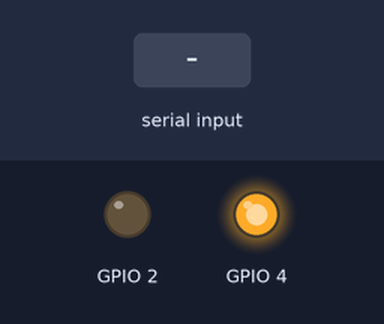
Recording of a sketch running on a simulated ESP32. On the bench: output pins drawn as LEDs (lit = HIGH). The test bench sets the inputs (shaded band). What the sketch prints to the serial monitor is not drawn.

Above: at 1.3 s.
1.4 s: "on\n" received over the second serial link
At 2.6 s:
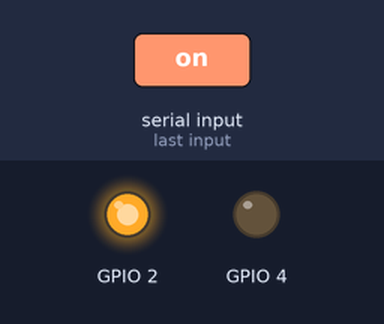
2.9 s: "off\n" received over the second serial link
At 3.7 s:
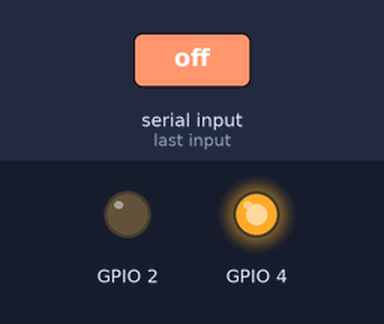
Timing chart, 0 to 5.9 s (numbered marks = the images above; inputs shaded):
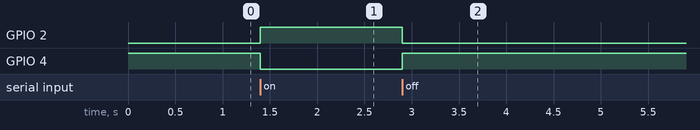

Measured:
- after the input at 1.4 s, GPIO 2: LOW → HIGH at once; GPIO 4: HIGH → LOW at once
- after the input at 2.9 s, GPIO 2: HIGH → LOW at once; GPIO 4: LOW → HIGH at once

The sketch:

esp32_lora_transmit.ino
```cpp
//ban thuong
// void setup() {
//   Serial.begin(9600);
//   pinMode(2,OUTPUT);
//   pinMode(4,OUTPUT);
//   digitalWrite(4,1);
//   Serial2.begin(9600, SERIAL_8N1, 16, 17);
//   Serial.println("ESP32 Receiver ready!");
// }

// void loop() {
//   if (Serial2.available()) {
//     String data = Serial2.readStringUntil('\n');
//     data.trim();
//     Serial.print("Nhận từ ESP32 Master: ");
//     Serial.println(data);
//     if(data == "on") {
//       digitalWrite(2,HIGH);
//       digitalWrite(4,0);
//       Serial2.println("on");
//     }
//     else if(data == "off") {
//       digitalWrite(2,LOW);
//       digitalWrite(4,1);
//       Serial2.println("off");
//     }
//   }
// }

// deepsleep
void sleep() {
  gpio_hold_en((gpio_num_t)4);
  gpio_hold_en((gpio_num_t)2);
  gpio_deep_sleep_hold_en();
  //esp_light_sleep_start();
  esp_deep_sleep_start();
}
#define AuxPin  GPIO_NUM_15
#define cambien  GPIO_NUM_13
void setup() {
    Serial.begin(9600);
    pinMode(2, OUTPUT);
    pinMode(4, OUTPUT);
    pinMode(cambien, INPUT);
    digitalWrite(4,1);
    pinMode(AuxPin, INPUT_PULLUP);
    Serial2.begin(9600, SERIAL_8N1, 16, 17);
    esp_sleep_enable_ext0_wakeup(AuxPin, 0);
    // esp_err_t result = esp_sleep_enable_ext0_wakeup(AuxPin, 0); // 1 = wake up on HIGH signal
    // if (result == ESP_OK) {
    //     Serial.println("EXT0 Wake-Up set successfully as wake-up source.");
    // } else {
    //     Serial.println("Failed to set EXT0 Wake-Up as wake-up source.");
    // }
    delay(100);
    int gtCambien = analogRead(cambien);
    // Serial.print("Cảm biến: ");
    // Serial.print(gtCambien);
    // Serial.print("   ");

    float vol_out = (gtCambien * 3.8) / 4096.0; //3.85 - 3.9 là chuẩn
    // Serial.print("Volt out: ");
    // Serial.print(vol_out);
    // Serial.print("   ");

    float R1 = 47000.0;
    float R2 = 10000.0;
    float vol_in = vol_out / (R2 / (R1 + R2));
    Serial.print("Volt nguồn: ");
    Serial.println(vol_in);
    Serial2.println(vol_in);
}
void loop() {
  gpio_hold_dis(GPIO_NUM_2);
  gpio_hold_dis(GPIO_NUM_4);
  if (Serial2.available()) {
    String data = Serial2.readStringUntil('\n');
    data.trim();
    // Serial.print("Nhận từ ESP32 Master: ");
    // Serial.println(data);
    if(data == "on") {
      digitalWrite(2,HIGH);
      digitalWrite(4,0);
      Serial2.println("on");
    }
    else if(data == "off") {
      digitalWrite(2,LOW);
      digitalWrite(4,1);
      Serial2.println("off");
    }
    else if(data == "ngu") {
      sleep();
    }
  }
}

// bản lightsleep
// #define AuxPin  GPIO_NUM_15

// void setup() {
//     Serial.begin(9600);
//     pinMode(2, OUTPUT);
//     pinMode(4, OUTPUT);
//     digitalWrite(4,1);
//     pinMode(AuxPin, INPUT_PULLDOWN);
//     Serial2.begin(9600, SERIAL_8N1, 16, 17);
//     esp_err_t result = esp_sleep_enable_ext0_wakeup(AuxPin, 1); // 1 = wake up on HIGH signal
//     if (result == ESP_OK) {
//         Serial.println("EXT0 Wake-Up set successfully as wake-up source.");
//     } else {
//         Serial.println("Failed to set EXT0 Wake-Up as wake-up source.");
//     }
// }
// void loop() {
//   if (Serial2.available()) {
//     String data = Serial2.readStringUntil('\n');
//     data.trim();
//     Serial.print("Nhận từ ESP32 Master: ");
//     Serial.println(data);
//     if(data == "on") {
//       digitalWrite(2,HIGH);
//       digitalWrite(4,0);
//       Serial2.println("on");
//     }
//     else if(data == "off") {
//       digitalWrite(2,LOW);
//       digitalWrite(4,1);
//       Serial2.println("off");
//     }
//   }
//   delay(1000);
//   esp_light_sleep_start();
// }
```
